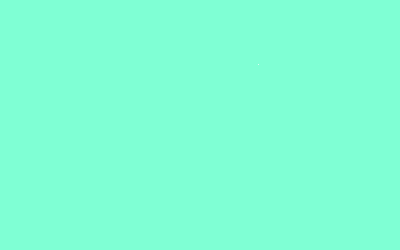
Frame 1 (no input)
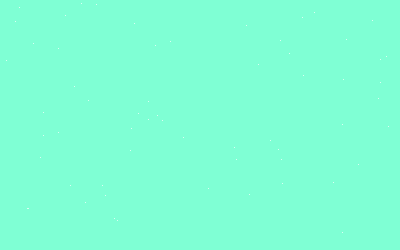
Frame 60 (the mouse pressed at the canvas centre just before this capture)
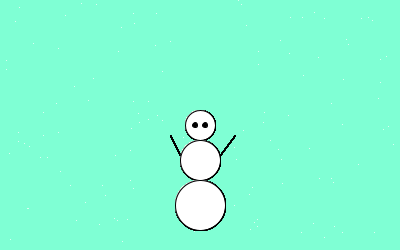
Frame 120 (the mouse held since frame 60 and released just before this capture)

The Processing sketch that drew these frames (run headless with seeded random() and noise(); from frame 60 on, the mouse is pressed at the canvas centre):

// Processing sketch: processing_174883
// ── processing_174883.pde

void setup() {  
  size(400, 250);
  background(#7FFFD4); 
}

void draw() {  

  if(mousePressed) { 
    Snowman(mouseX, mouseY);
  }
  if (keyPressed) {
      tree(key);
  }
  stroke(255);
  point(random(400), random(250));
}

void Snowman(int x, int y) {
    fill(255);
    stroke(0);
    ellipse(mouseX, mouseY, 30, 30);
    ellipse(mouseX, mouseY + 35, 40, 40);
    ellipse(mouseX, mouseY + 80, 50, 50);
    fill(0);
    ellipse(mouseX - 5, mouseY, 5, 5);
    ellipse(mouseX + 5, mouseY, 5, 5);
    noFill();
    line(mouseX - 20, mouseY + 30, mouseX - 30, mouseY + 10);
    line(mouseX + 20, mouseY + 30, mouseX + 35, mouseY + 10);
}

void tree(char key) {
    noStroke();
    fill(34,139,34);
    triangle(mouseX, mouseY, mouseX + 40, mouseY - 105, mouseX + 80, mouseY);
    fill(184,134,11);
    rect(mouseX + 30, mouseY, 20, 20);
}
